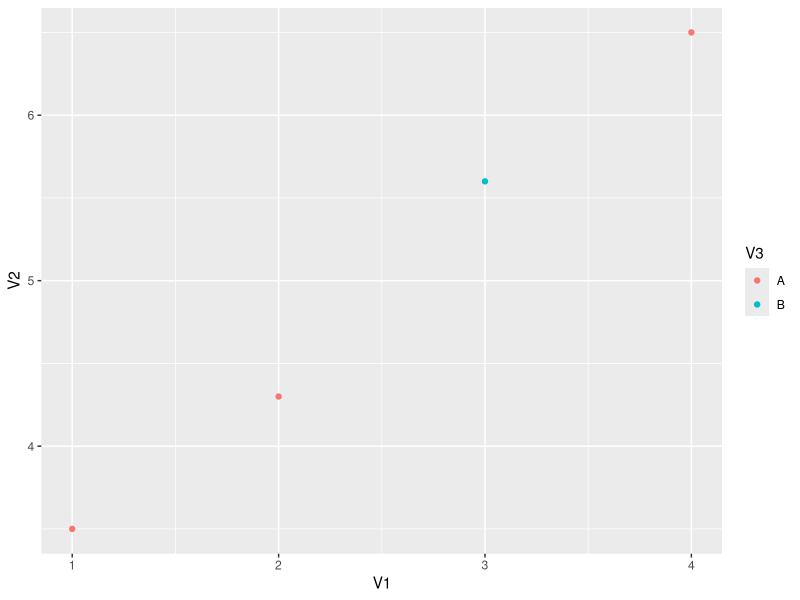
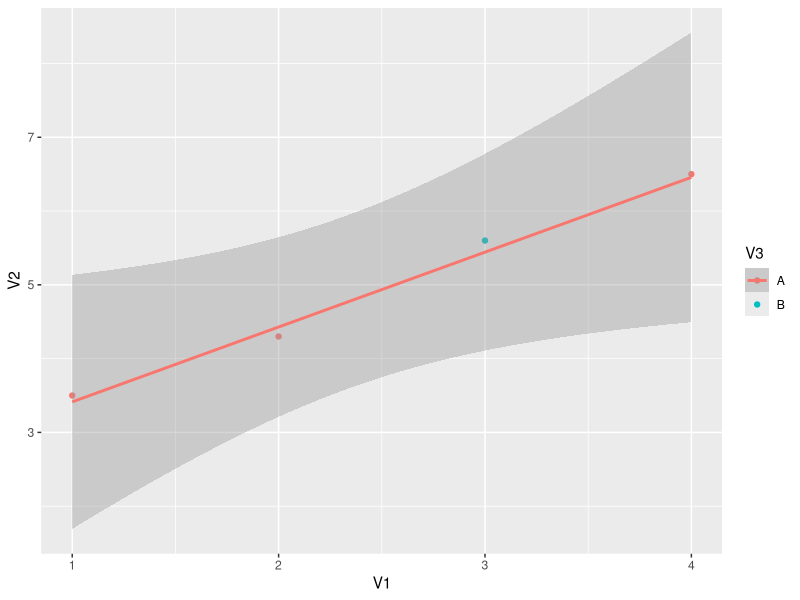
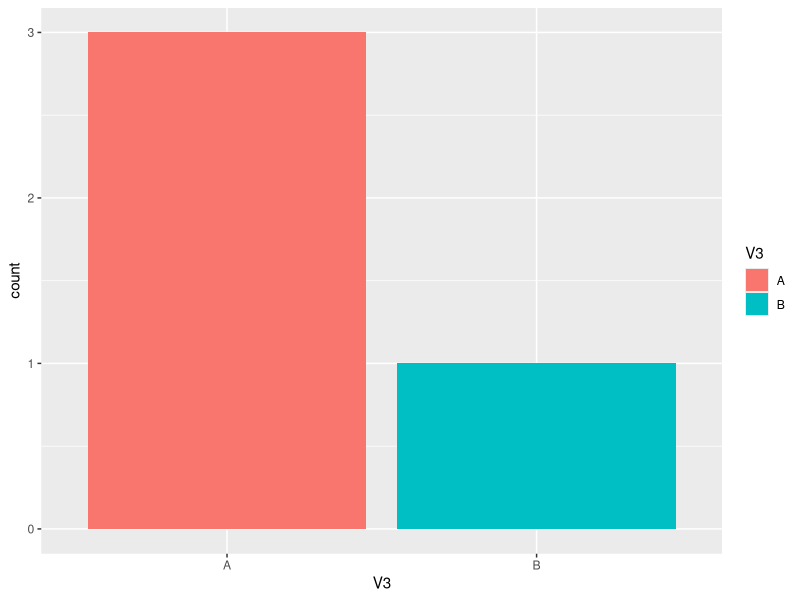
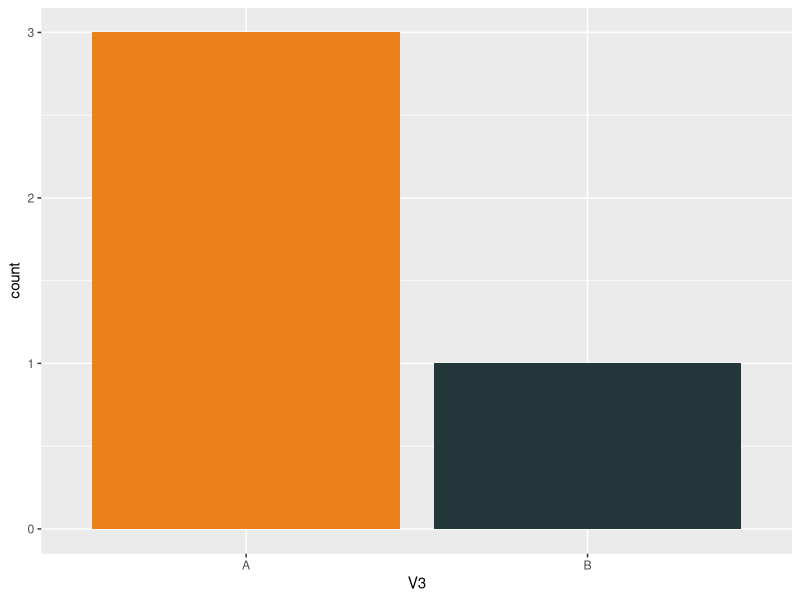
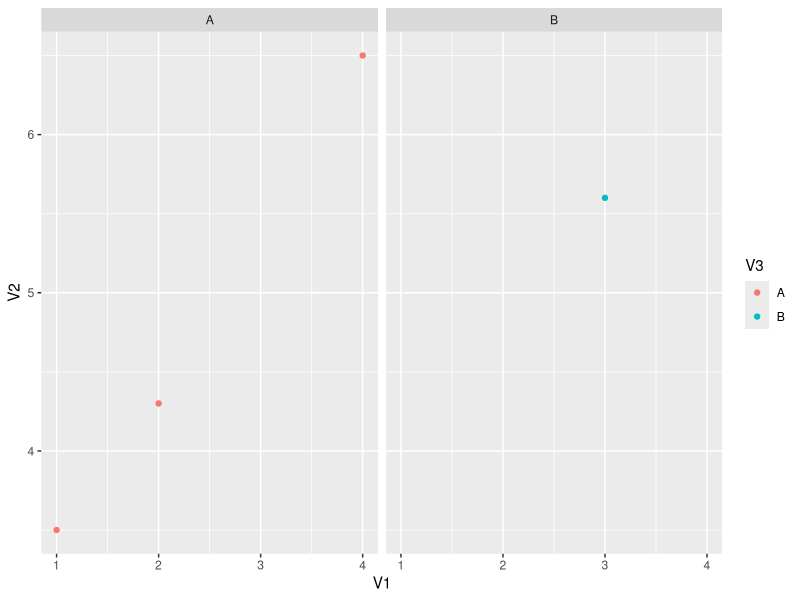
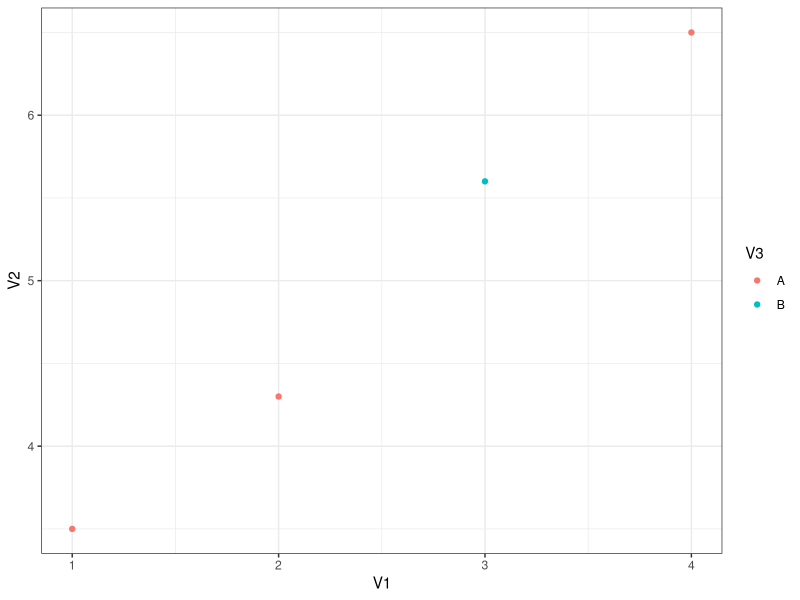
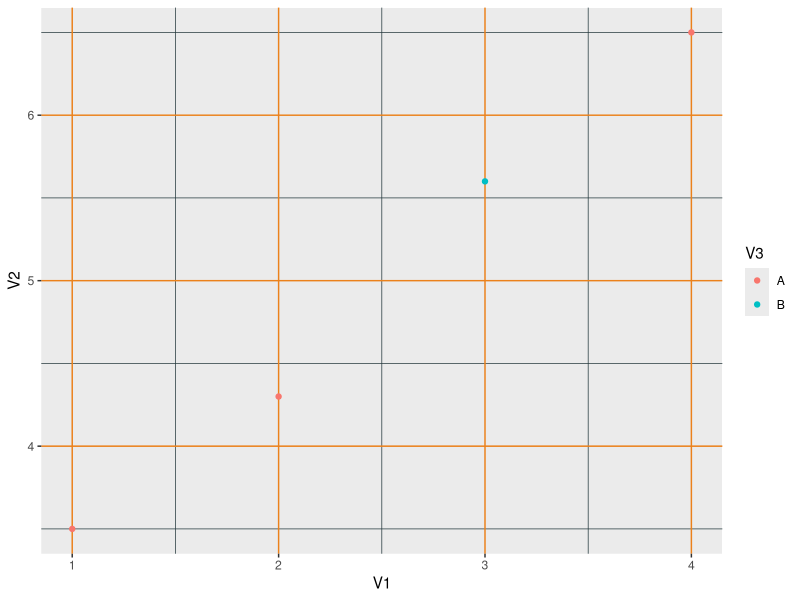

Write the R code that produced these figures, in order. (Note: this script raises an error after producing the figures.)
## ---- chunk 1
library(ggplot2)
## ---- chunk 2
R <- data.frame(
  V1 = c(1,2,3,4), 
  V2 = c(3.5,4.3,5.6,6.5), 
  V3 = c("A","A","B","A")
  )

R
## ---- chunk 3
R
## ---- chunk 4
ggplot(data = R, aes(x = V1, y = V2, colour = V3)) +
  geom_point()
## ---- chunk 5
ggplot(data = R, aes(x = V1, y = V2, colour = V3)) +
  geom_point() +
  stat_smooth(method = "lm")
## ---- chunk 6
ggplot(data = R, aes(x = V3, fill = V3)) +
  geom_bar(stat = "count")
## ---- chunk 7
ggplot(data = R, aes(x = V3, fill = V3)) +
  geom_bar(stat = "count") +
  scale_fill_manual( 
    values = c('A' = '#EB811B', 'B' = '#23373B'),
    guide = FALSE                    
  )
## ---- chunk 8
ggplot(data = R, aes(x = V1, y = V2, colour = V3)) +
  geom_point() +
  facet_wrap(~V3)
## ---- chunk 9
ggplot(data = R, aes(x = V1, y = V2, colour = V3)) +
  geom_point() +
  theme_bw()
## ---- chunk 10
ggplot(data = R, aes(x = V1, y = V2, colour = V3)) +
  geom_point() +
  theme(
    panel.grid.minor = element_line(colour = '#23373B'),
    panel.grid.major = element_line(colour = '#EB811B')
  )
## ---- chunk 11
library(maps)
## ---- chunk 12
world <- map_data("world")

worldmap <- ggplot(world, aes(x = long, y = lat, group = group)) +
  geom_polygon(fill = "white", colour = "black") + 
  coord_map("ortho", orientation = c(48, 9, 0))

worldmap +
  geom_point(aes(x = 10, y = 53.33), colour = "red", size = 7)
